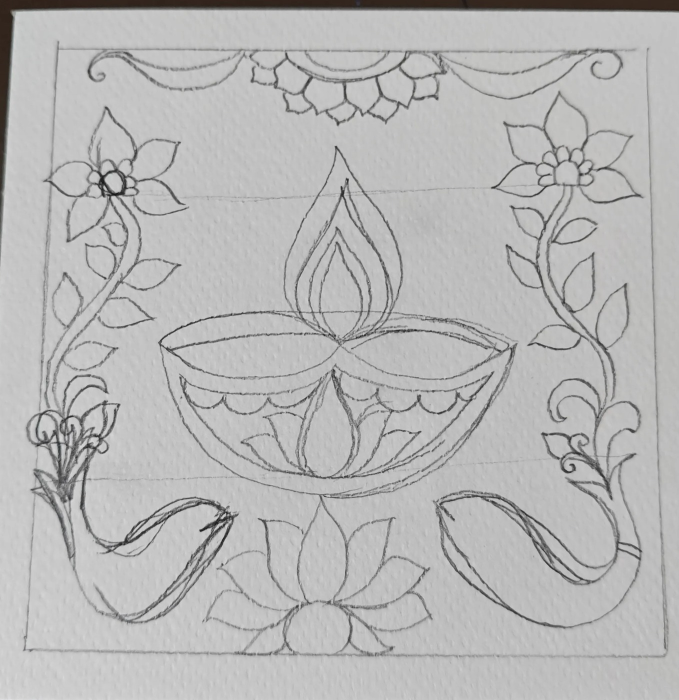
#> input picture artworks/diya_process/step01.jpg, 1358 x 1400 px (shown at 1/2 size)
$ python -i make_transition.py   (imports and definitions only)
#> lines starting #> are read from the running program, lines starting #| are printed output that depends on the picture
### make_diya_reel.py
#!/usr/bin/env python3
"""Diwali diya card, pencil to finish: a photo-animation reel built from 14 progress photos.

Each progress photo becomes a printed photo with a white border and a handwritten
label. The prints are tossed one after another onto a pile, with a camera-shutter
flash and a small shake as each one lands. At the end the finished card lifts off the
pile and fills the screen while the flame glows and sparkles twinkle around it.

Usage:  python3 make_diya_reel.py                  # renders output/diya_process.mp4
        python3 make_diya_reel.py --cover            # just the reel cover (+ grid-crop preview)
        python3 make_diya_reel.py --preview 2 9 26  # stills at those seconds -> output/preview/
"""
import math
import os
import subprocess
import sys
from functools import lru_cache
from multiprocessing import Pool

import numpy as np
from PIL import Image, ImageDraw, ImageFilter, ImageFont

ROOT = os.path.dirname(os.path.abspath(__file__))
SRC = os.path.join(ROOT, "artworks", "diya_process")
FONTS = os.path.join(ROOT, "fonts")
OUT = os.path.join(ROOT, "output")

W, H = 1080, 1920
FPS = 30

INDIGO = (24, 32, 78)
INDIGO_DEEP = (12, 15, 40)
MARIGOLD = (247, 178, 64)
CREAM = (250, 244, 230)
INK = (36, 30, 34)
TERRACOTTA = (196, 84, 64)

LABELS = [
    "pencil sketch",
    "first strokes of blue",
    "outlining with a brush pen",
    "background done",
    "the diya gets its colours",
    "flowers bloom",
    "leaves & vines",
    "two golden fish",
    "shading the fish",
    "a lotus at the bottom",
    "stripes on the fish",
    "ink outlines",
    "dots & rays of light",
    "the border. done!",
]
N = len(LABELS)

# Timeline (seconds)
T_FIRST = 1.4          # first print starts flying in
STEP = 1.55            # gap between prints
FLY = 0.62             # flight time of one print
T_LAST_LAND = T_FIRST + (N - 1) * STEP + FLY
T_HERO = T_LAST_LAND + 1.0     # final print lifts off the pile
HERO_DUR = 1.3
DURATION = T_HERO + HERO_DUR + 5.0

PRINT_W = 860          # photo area width of a print


# --------------------------------------------------------------------------- helpers

# [4 lines left out: function caveat, not called in this run]


def marker(size):
    return ImageFont.truetype(os.path.join(FONTS, "PermanentMarker-Regular.ttf"), size)


def clamp(x):
    return max(0.0, min(1.0, x))


def ease_out_back(x, s=1.4):
    x = clamp(x) - 1
    return 1 + (s + 1) * x ** 3 + s * x ** 2


def ease_out(x):
    return 1 - (1 - clamp(x)) ** 3


def ease_in_out(x):
    x = clamp(x)
    return x * x * (3 - 2 * x)


def rng_for(i):
    return np.random.default_rng(1000 + i)


# [92 lines left out: functions text_img, paste_center, photo, print_img, rest_pose, pose and 1 more, not called in this run]


# --------------------------------------------------------------------------- background

@lru_cache(None)
def backdrop():
    yy, xx = np.mgrid[0:H, 0:W].astype(np.float32)
    d = np.sqrt(((xx - W / 2) / W) ** 2 + ((yy - H * 0.45) / H) ** 2)
    k = np.clip(d / 0.75, 0, 1)[..., None]
    arr = np.array(INDIGO, np.float32) * (1 - k) + np.array(INDIGO_DEEP, np.float32) * k
    # faint warm glow behind the pile
    glow = np.exp(-(((xx - W / 2) / 520) ** 2 + ((yy - 930) / 620) ** 2))[..., None]
    arr += glow * np.array([70, 40, 10], np.float32) * 0.55
    return arr


BOKEH = [(float(x), float(y), float(r), float(ph), float(sp))
         for x, y, r, ph, sp in zip(*[np.random.default_rng(7).uniform(a, b, 26)
                                      for a, b in [(0, W), (0, H), (14, 46), (0, 6.28), (8, 24)]])]


# [19 lines left out: functions bokeh_dot, draw_bokeh, not called in this run]


# --------------------------------------------------------------------------- pile cache

_PILE = {}


# [9 lines left out: function pile, not called in this run]


# --------------------------------------------------------------------------- finale effects

FLAME = (0.47, 0.37)   # flame position in the final photo (fraction of the photo)


# [28 lines left out: functions glow_img, sparkle, not called in this run]


SPARKS = [(float(a), float(rr), float(ph), int(sz))
          for a, rr, ph, sz in zip(*[np.random.default_rng(3).uniform(lo, hi, 22)
                                     for lo, hi in [(0, 6.28), (0.12, 0.62), (0, 6.28), (10, 30)]])]


# [30 lines left out: functions draw_finale_fx, title_parts, end_parts, not called in this run]


@lru_cache(None)
def counter_img(n):
    return text_img(f"step {n} / {N}", caveat(70), CREAM, 2, INDIGO_DEEP)


# [22 lines left out: function draw_titles, not called in this run]


# --------------------------------------------------------------------------- frame

GRAIN = None


# [68 lines left out: function render, not called in this run]


def render_frame(frame):
    return render(frame / FPS).tobytes()


# [52 lines left out: functions render_cover, main, not called in this run]


# [2 lines that do not run on import are left out]

### make_transition.py
#!/usr/bin/env python3
"""Pencil to painting: the 14 progress photos aligned on top of each other so the
card appears to paint itself in place.

1. Alignment (needs opencv-python-headless, run once): every progress photo is matched
   to its neighbour with SIFT features, the homographies are chained onto step 13, and
   the colours are matched so the lighting doesn't flicker between photos. Results are
   cached in artworks/diya_aligned/, so later renders don't need OpenCV.
2. Animation: each step is revealed on top of the previous one through an organic
   "wet paint" mask (a directional sweep mixed with fractal noise), so new colour
   spreads across the card like brush strokes. It ends on a before/after slider.

Usage:  python3 make_transition.py                 # renders output/diya_transition.mp4
        python3 make_transition.py --cover         # just the reel cover (+ grid-crop preview)
        python3 make_transition.py --align         # redo the alignment
        python3 make_transition.py --preview 3 12  # stills -> output/preview/
"""
import math
import os
import subprocess
import sys
from functools import lru_cache
from multiprocessing import Pool

import numpy as np
from PIL import Image, ImageDraw, ImageFilter

from make_diya_reel import (CREAM, INDIGO_DEEP, INK, LABELS, MARIGOLD, TERRACOTTA, backdrop, caveat,
                            draw_bokeh, marker, paste_center, text_img)

ROOT = os.path.dirname(os.path.abspath(__file__))
SRC = os.path.join(ROOT, "artworks", "diya_process")
ALIGNED = os.path.join(ROOT, "artworks", "diya_aligned")
OUT = os.path.join(ROOT, "output")

W, H = 1080, 1920
FPS = 30
N = 14
REF = 12                 # step 13 (0-based 12) is the reference frame
CARD = 1000              # card size on screen
CARD_CY = 900

# Timeline (seconds)
T0 = 1.6                 # first transition starts
HOLD = 0.55              # pause on each step
TRANS = 1.25             # paint-in time for one step
T_DONE = T0 + (N - 1) * (HOLD + TRANS)
T_SLIDER = T_DONE + 1.6
SLIDER_DUR = 4.2
DURATION = T_SLIDER + SLIDER_DUR + 2.4


# --------------------------------------------------------------------------- alignment

# [51 lines left out: function align, not called in this run]


# --------------------------------------------------------------------------- assets

@lru_cache(None)
def stage(i):
    return np.asarray(Image.open(os.path.join(ALIGNED, f"aligned{i + 1:02d}.jpg")).convert("RGB")).astype(np.float32)


# [96 lines left out: functions fbm, reveal_field, blend_stage, card_frame, label_img, texts and 1 more, not called in this run]


def smooth(x):
    x = max(0.0, min(1.0, x))
    return x * x * (3 - 2 * x)


# --------------------------------------------------------------------------- frame

GRAIN = None


def render(t):
    global GRAIN
    if GRAIN is None:
        GRAIN = [np.random.default_rng(5 + i).normal(0, 2.6, (H, W)).astype(np.float32) for i in range(3)]

    canvas = Image.fromarray(backdrop().astype(np.uint8)).convert("RGBA")
    draw_bokeh(canvas, t, 0.8 + 0.6 * smooth((t - T_DONE) / 1.0))
    tx = texts()

    # which step are we on?
    if t < T0:
        k, p = 0, 0.0
    elif t < T_DONE:
        u = t - T0
        k = int(u // (HOLD + TRANS))
        p = smooth((u - k * (HOLD + TRANS) - HOLD) / TRANS)
    else:
        k, p = N - 2, 1.0
    card = blend_stage(k, p)

    if t >= T_SLIDER:
        # before/after slider: pencil on the left, painting on the right
        s = (t - T_SLIDER) / SLIDER_DUR
        # sweep right, then left, then glide off so the painting is left on screen
        x = 0.5 + 0.42 * math.sin(min(s, 0.8) * 2 * math.pi)
        xs = int(CARD * x * (1 - smooth((s - 0.8) / 0.2))) if s < 1 else 0
        out = stage(N - 1).copy()
        if xs > 0:
            out[:, :xs] = stage(0)[:, :xs]
        card = out

    # gentle push-in over the whole piece
    zoom = 1.0 + 0.04 * smooth(t / T_DONE) - 0.04 * smooth((t - T_DONE) / 1.5)
    size = int(CARD * zoom)
    cimg = Image.fromarray(np.clip(card, 0, 255).astype(np.uint8))
    if size != CARD:
        cimg = cimg.resize((size, size), Image.BICUBIC)
    paste_center(canvas, card_frame(), W / 2, CARD_CY + 8)
    canvas.paste(cimg, (W // 2 - size // 2, CARD_CY - size // 2))

    if t >= T_SLIDER and t < T_SLIDER + SLIDER_DUR:
        s = (t - T_SLIDER) / SLIDER_DUR
        if xs > 0:
            lx = W // 2 - size // 2 + int(xs * size / CARD)
            d = ImageDraw.Draw(canvas)
            top, bot = CARD_CY - size // 2, CARD_CY + size // 2
            d.rectangle((lx - 3, top, lx + 3, bot), fill=CREAM)
            d.ellipse((lx - 30, CARD_CY - 30, lx + 30, CARD_CY + 30), fill=CREAM, outline=INK, width=3)
            d.polygon([(lx - 20, CARD_CY), (lx - 8, CARD_CY - 10), (lx - 8, CARD_CY + 10)], fill=INK)
            d.polygon([(lx + 20, CARD_CY), (lx + 8, CARD_CY - 10), (lx + 8, CARD_CY + 10)], fill=INK)
        ka = smooth(s / 0.1) * (1 - smooth((s - 0.82) / 0.1))
        for img, cx in ((tx["before"], W / 2 - 330), (tx["after"], W / 2 + 330)):
            pill = Image.new("RGBA", (img.width + 40, img.height + 10), (0, 0, 0, 0))
            ImageDraw.Draw(pill).rounded_rectangle((0, 0, pill.width - 1, pill.height - 1), 30,
                                                   fill=CREAM + (235,))
            pill.alpha_composite(img, (20, 5))
            paste_center(canvas, pill, cx, CARD_CY + size // 2 - 70, ka)

    # titles
    ki = smooth((t - 0.15) / 0.6)
    ko = 1 - smooth((t - T_DONE - 0.3) / 0.6)
    if ki * ko > 0:
        paste_center(canvas, tx["t1"], W / 2 - 110, 150 - 30 * (1 - ki), ki * ko)
        paste_center(canvas, tx["arrow"], W / 2 + 170, 170 - 30 * (1 - ki), ki * ko)
        paste_center(canvas, tx["t2"], W / 2 + 40, 285 - 30 * (1 - ki), ki * ko)
    ke = smooth((t - T_DONE - 0.6) / 0.7)
    if ke > 0:
        paste_center(canvas, tx["end"], W / 2, 210 + 40 * (1 - ke), ke)

    # label + progress dots
    if t < T_SLIDER:
        cur = k + 1 if p >= 0.5 else k
        if t < T0 + HOLD:
            cur = 0
        fade = 1 - smooth((t - T_SLIDER + 0.6) / 0.5)
        lab = label_img(cur)
        # labels swap with a little lift during each transition
        lift = math.sin(math.pi * p) if 0 < p < 1 else 0
        paste_center(canvas, lab, W / 2, 1520 - 14 * lift, fade * (1 - 0.6 * lift))
        dl = Image.new("RGBA", (W, H), (0, 0, 0, 0))
        dots(dl, cur, 1.0)
        dl.putalpha(dl.getchannel("A").point(lambda a: int(a * fade)))
        canvas.alpha_composite(dl)

    arr = np.asarray(canvas.convert("RGB")).astype(np.float32)
    arr += GRAIN[int(t * FPS) % 3][..., None]
    return np.clip(arr, 0, 255).astype(np.uint8)


def render_frame(frame):
    return render(frame / FPS).tobytes()


# [69 lines left out: functions render_cover, main, not called in this run]


# [2 lines not run here, left out]

>>> import cv2
>>> picture = cv2.imread('artworks/diya_process/step01.jpg', cv2.IMREAD_GRAYSCALE)
#> picture: shape (1400, 1358); min 19, max 226, mean 183
>>> result = render_frame(picture)
#> in render, `canvas = Image.fromarray(backdrop().astype(np.uint8)).convert("RGBA")`:
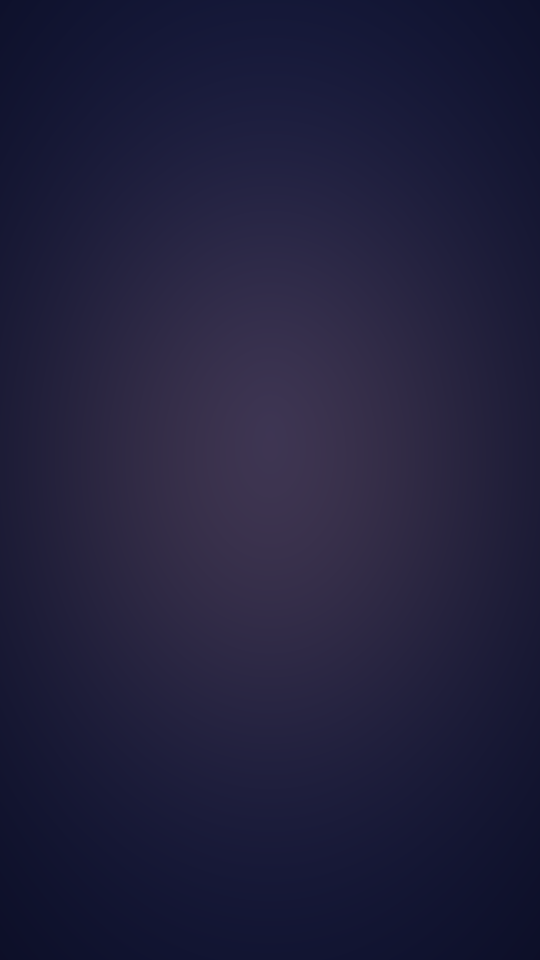
#> canvas: PIL image 1080x1920 RGBA (shown at 1/2 size); mean R, G, B, A 33, 31.7, 60.2, 255
#> (the run stopped early here; a loop or call above may not have finished)
